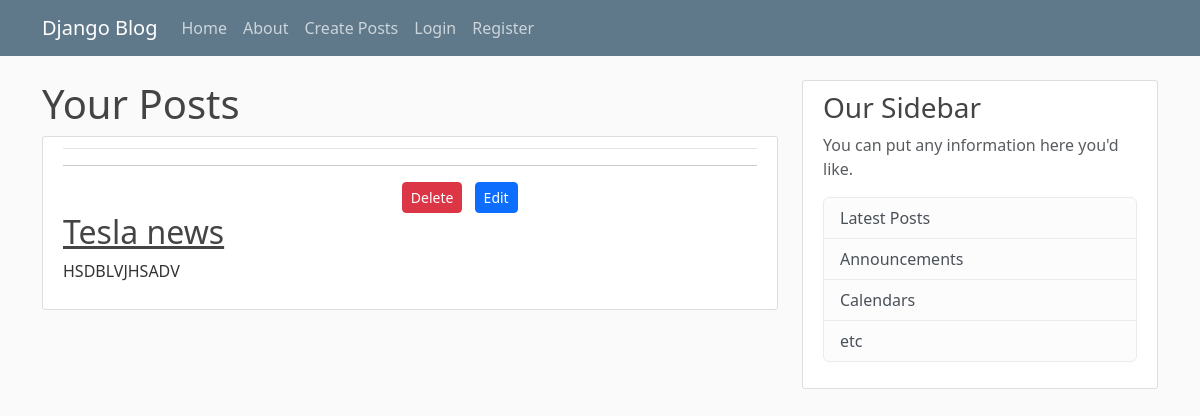
/post_detail/5/, run on an earlier commit of the app's database.
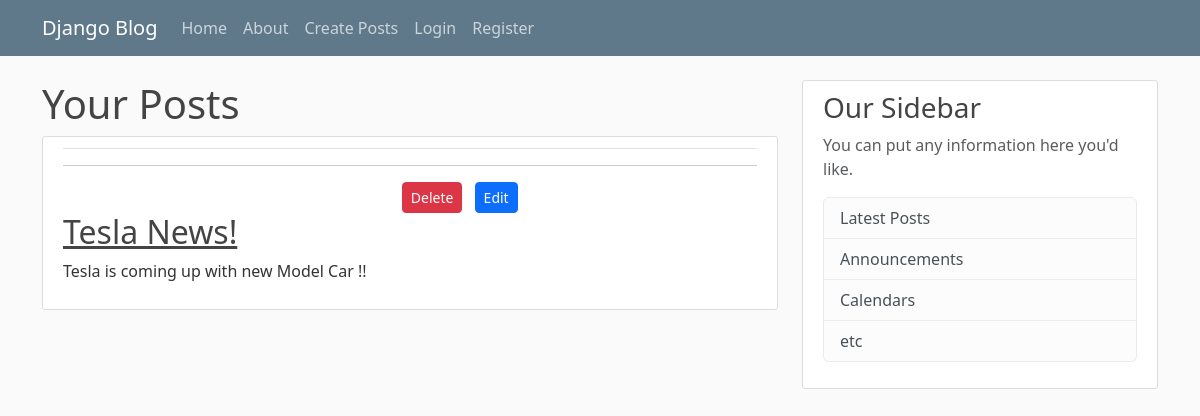
And on a later commit of the database.
### feed/models.py (models this page shows, shortened)
class Posts(models.Model):
    title = models.CharField(max_length=50)
    content = models.TextField()
    author = models.ForeignKey(User,on_delete=models.CASCADE)

### feed/views.py (the view)
# urls.py: path('post_detail/<int:pk>/', views.post_detail,name ="details"),
def post_detail(request, pk):
    user_post = Posts.objects.get(id=pk)
    return render(request, 'feed/post_detail.html', context={"post_detail": user_post})

### feed/templates/feed/post_detail.html
{% extends "feed/base.html" %}
{% block content %}
 <h1>Your Posts</h1>
        <article class="media content-section">
          <div class="media-body">
            <div class="article-metadata">
            </div>
              <hr>
              <div align="right"  class="col-md-8">
                  <span ><a  class="btn btn-danger float-right btn-sm"
                                    href="{% url 'delete' post_detail.id %}">Delete</a></span>
                            <span><a class="btn btn-primary mx-2 float-right btn-sm"
                                    href="{% url 'edit' post_detail.id %}">Edit</a></span>
          </div>
            <h2><a class="article-title" href="{% url 'details' post_detail.id %}">{{post_detail.title}}</a></h2>
            <p class="article-content">{{ post_detail.content }}</p>
          </div>
        </article>
{% endblock content %}

What changed in the data, as far as the page shows it:
changed Posts: title "Tesla news" → "Tesla News!"; content "HSDBLVJHSADV" → "Tesla is coming up with new Model Car !!"
